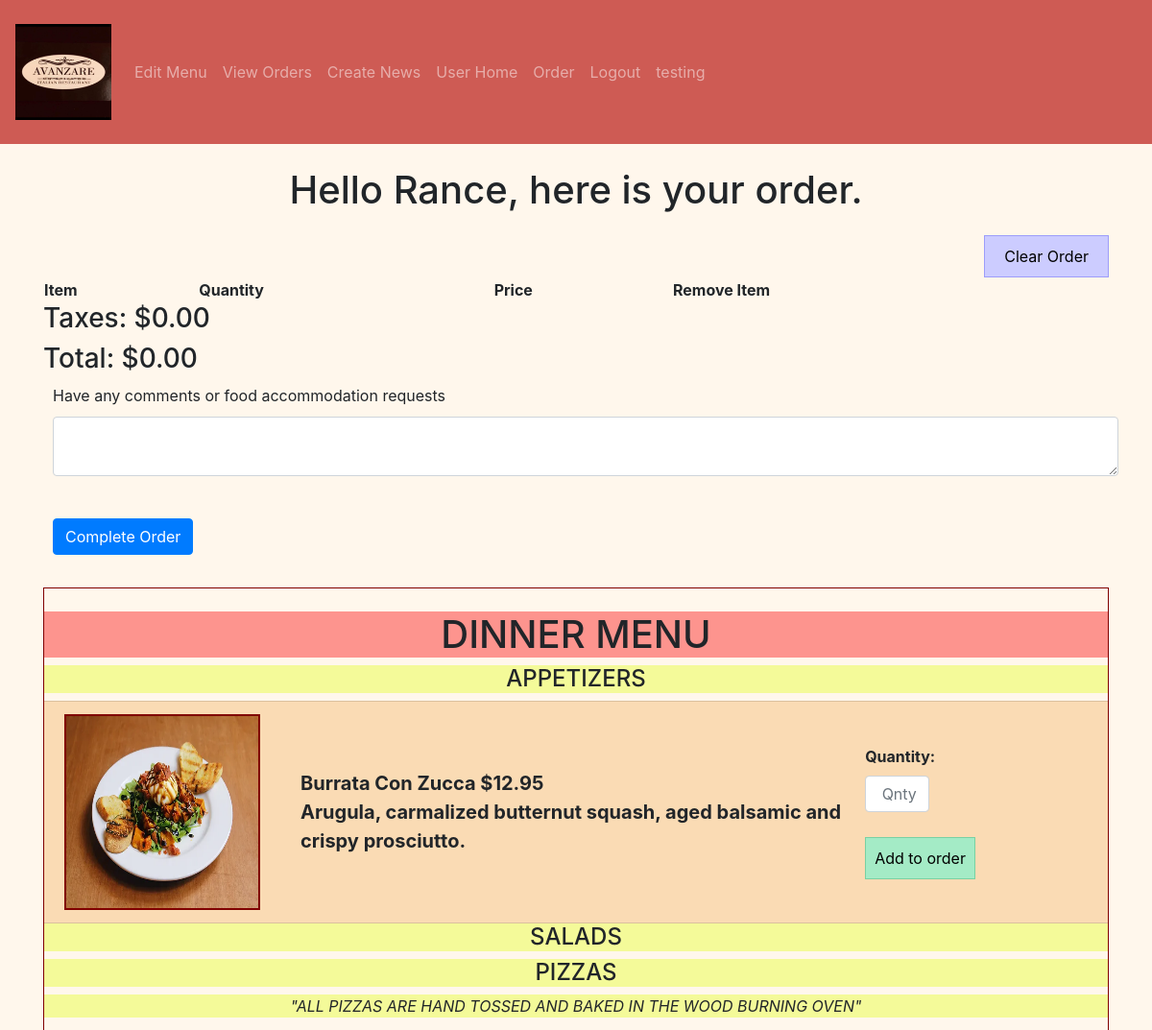
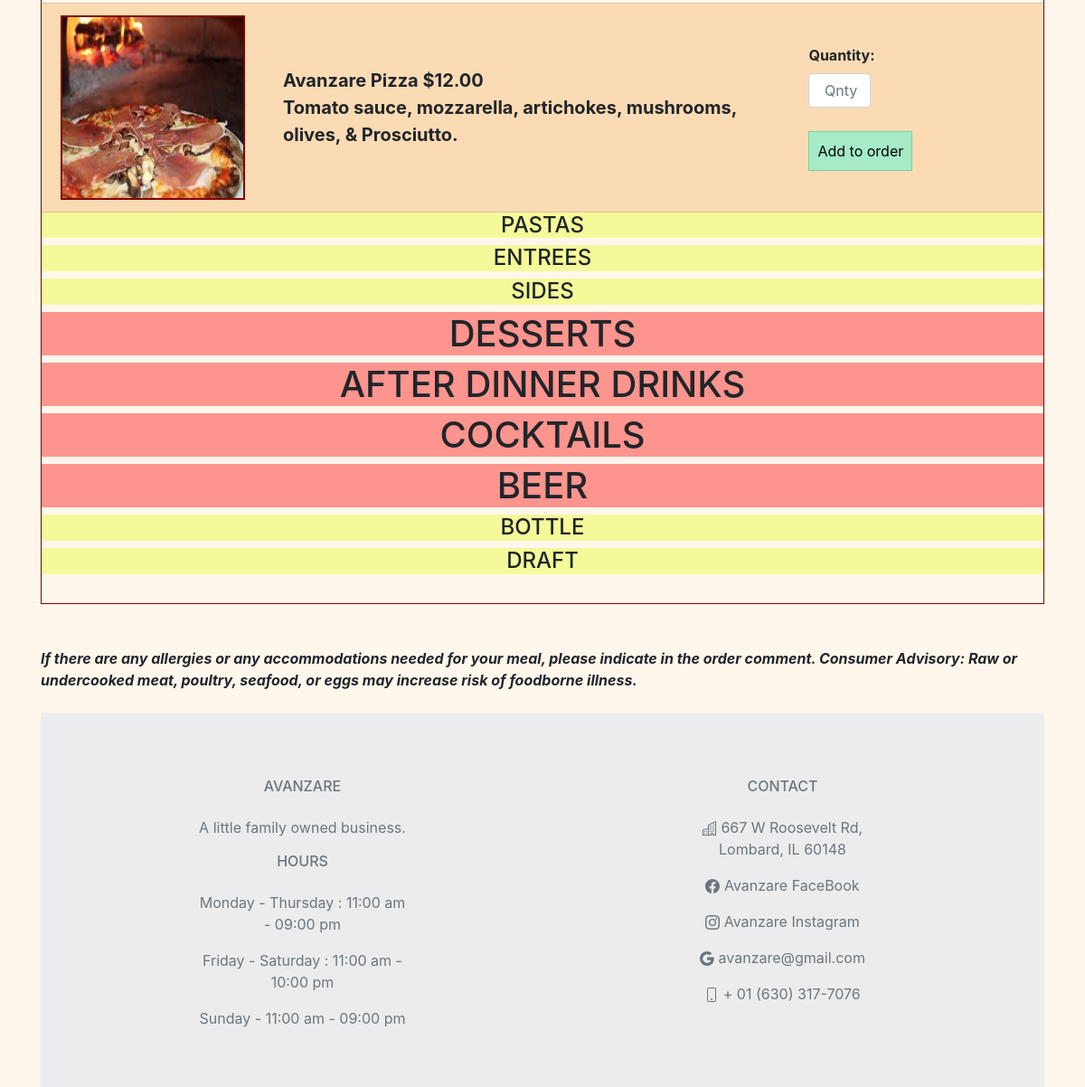
/order (signed in), run on the app's committed database (2 pictures, top to bottom).
### avanzareApp/models.py (models this page shows)
class User(db.Model, UserMixin):
    id = db.Column(db.Integer, primary_key=True)
    email = db.Column(db.String(150), unique=True)
    password = db.Column(db.String(150))
    first_name = db.Column(db.String(150))
    items = db.relationship('Menu')
    orders = db.relationship('Order')

class Menu(db.Model):
    id = db.Column(db.Integer, primary_key=True)
    name = db.Column(db.String(150), unique=True)
    price = db.Column(db.String(150))
    description = db.Column(db.String(10000))
    menu_type = db.Column(db.String(150))
    gluten_free = db.Column(db.String(150))
    vegan = db.Column(db.String(150))
    date = db.Column(db.DateTime(timezone=True), default=func.now())
    item_image = db.Column(db.String(30))
    user_id = db.Column(db.Integer, db.ForeignKey('user.id'))

### avanzareApp/views.py (the view)
@views.route('/order', methods=['GET', 'POST'])
@login_required
def order():
    error_orders = Order.query.filter(Order.user_id == current_user.id).filter(Order.total == 0).all()
    for order_del in error_orders:
        db.session.delete(order_del)
    db.session.commit()
    new_order = Order(user_id=current_user.id, taxes=0, total=0)
    db.session.add(new_order)
    db.session.commit()
    if request.method == "POST":
        flash('Empty Order', category="error")
        return redirect(url_for('views.order'))
    user = User.query.filter(User.email == 'headChef@gmail.com').first()
    items = Menu.query.filter_by(user_id=user.id).order_by(Menu.name).all()
    return render_template("order.html", items=items, new_order=new_order, user=current_user)

### avanzareApp/__init__.py (called while the page is built)
def create_app():
    app = Flask(__name__)
    app.config['SECRET KEY'] = 'iudsdbciud ccdoi'
    app.config['SQLALCHEMY_DATABASE_URI'] = f'sqlite:///{DB_NAME}'
    db.init_app(app)
    from .views import views
    from .auth import auth
    app.register_blueprint(views, url_prefix='/')
    app.register_blueprint(auth, url_prefix='/')
    from .models import User, Menu, Menu_order, News, Order
    with app.app_context():
        db.create_all()
    login_manager = LoginManager()
    login_manager.login_view = 'auth.start_page'
    login_manager.init_app(app)
    @login_manager.user_loader
    def load_user(id):
        return User.query.get(int(id))
    return app

### avanzareApp/templates/order.html (shortened to what this page needs)
{% extends "base.html" %} {% block title %}Home{% endblock %}
{% block content %}
<h1 align="center"> Hello {{ user.first_name }}, here is your order. </h1>
<a class="btn-edit" id="order" href="/order">Clear Order</a>
{% set lst =  [] %}
<table style="width:100%">
    <tr>
        <th>Item</th>
        <th>Quantity</th>
        <th>Price</th>
        <th>Remove Item</th>
    </tr>
</table>
{% if "${:,.2f}".format(new_order.taxes) == "$-0.00" %}
    <h3>Taxes: $0.00</h3>
{% else %}
    <h3>Taxes: {{ "${:,.2f}".format(new_order.taxes) }}</h3>
{% endif %}
{% if "${:,.2f}".format(new_order.total + new_order.taxes) == "$-0.00" %}
   <h3>Total: $0.00</h3>
{% else %}
    <h3>Total: {{ "${:,.2f}".format(new_order.total + new_order.taxes) }}</h3>
{% endif %}
<form method="POST">
    <div>Have any comments or food accommodation requests</div>
    <textarea name="comment" id="comment" class="form-control"></textarea>
    <br />
    <button type="submit" class="btn btn-primary">Complete Order</button>
</form>
<br />
<div class="blackLine">
    <br />
    <h1 class="h1Color" align="center"> DINNER MENU </h1>
    <ul class="list-group list-group-flush" id="items">
        {% set gf = "(GF)" %}
        {% set v = "(V)" %}
        {% set gfv = "(GF and V)" %}
        {% set print_once = 1 %}
        {% for menu in ["APPETIZERS", "SALADS", "PIZZAS", "PASTAS", "ENTREES", "SIDES", "DESSERT MENU", "AFTER DINNER DRINKS", "COCKTAILS", "BOTTLE", "DRAFT"] %}
            {% if print_once == 1 %}
                {% if menu == "DESSERT MENU" %}
                    <h1 class="h1Color" align="center"> DESSERTS </h1>
                    {% set print_once = 0 %}
                {% elif menu == "AFTER DINNER DRINKS" %}
                    <h1 class="h1Color" align="center"> AFTER DINNER DRINKS </h1>
                    {% set print_once = 0 %}
                {% elif menu == "COCKTAILS" %}
                    <h1 class="h1Color" align="center"> COCKTAILS </h1>
                    {% set print_once = 0 %}
                {% elif menu == "BOTTLE" %}
                    <h1 class="h1Color" align="center"> BEER </h1>
                    <h4 class="menu_type_color" align="center">{{ menu }}</h4>
                    {% set print_once = 0 %}
                {% else %}
                    <h4 class="menu_type_color" align="center">{{ menu }}</h4>
                    {% if menu == "PIZZAS" %}
                        <p class="menu_type_color" align="center"><i>"ALL PIZZAS ARE HAND TOSSED AND BAKED IN THE WOOD BURNING OVEN"</i></p>
                    {% endif %}
                    {% set print_once = 0 %}
                {% endif %}
            {% endif %}
            {% for item in items %}
                {% if item.menu_type == menu %}
                    <li class="list-group-item">
                        <table>
                            <tr>
                                <th>
                                    {% set tmp = item.name + '.jpg' %}
                                    <div class="image" align="right">
                                        <img class="img-responsive" src="{{ url_for('views.send_image', filename=tmp) }}" width="200" height="200">
                                    </div>
                                </th>
                                <th>
                                    <div class="text">
                                        {{ item.name }}
                                        {% set tmp = "$" + (item.price | string) %}
                                        {{ tmp }}
                                        <br />
                                        {{ item.description }}
                                        <br />
                                    </div>
                                </th>
                                <th>
                                    <form action="/add-to-order/{{ new_order.id }}" method="POST">
                                        <div class="form-group">
                                            <label for="quantity">Quantity: </label>
                                            <input  style="width: 30%"
                                                    type="quantity"
                                                    class="form-control"
                                                    id="quantity"
                                                    name="quantity"
                                                    placeholder=" Qnty"
                                            />
                                        </div>
                                        <button class="btn-add">Add to order</button>
                                    </form>
                                </th>
                            </tr>
                        </table>
                    </li>
                {% endif %}
            {% endfor %}
            {% set print_once = 1 %}
        {% endfor %}
    </ul>
    <br />
</div>
<br />
<br />
<strong align="center"><i>If there are any allergies or any accommodations needed for your meal, please indicate in the order
comment. Consumer Advisory: Raw or undercooked meat, poultry, seafood, or eggs may increase risk of foodborne illness.</i></strong>
<br />
{% include "footer.html" %}
{% endblock %}

### avanzareApp/static/style.css (style rules this page uses)
.blackLine { border:1px solid black; border-color: #800000; }
.text { font-size: 20px; padding-left: 40px; width: 100%; }
.image { border: solid; border-width: 2px; border-color: #800000; }
.list-group-item { background-color: #FADBB4; }
.menu_type_color { background-color: #F4FA99; }
.h1Color { background-color: #FD948E; }
.btn-edit { background-color: #CCCCFF; color: black; padding: 9px 20px; font-size: 16px; cursor: pointer; margin-top: 15px; margin-left: 15px; border: solid; border-width: 1px; border-color: #9d9dfa; float: right; }
.btn-add { background-color: #a4ebc6; color: black; padding: 9px; font-size: 16px; border: none; cursor: pointer; border: solid; border-width: 1px; border-color: #79d1a3; }
form > * { margin: 10px; }

### data on the page
User: first_name "Rance"
Menu: shows a picture, name "Burrata Con Zucca", tmp "$12.95", description "Arugula, carmalized butternut squash, aged balsamic and crispy prosciutto."
Menu: shows a picture, name "Avanzare Pizza", tmp "$12.00", description "Tomato sauce, mozzarella, artichokes, mushrooms, olives, & Prosciutto."

### other printed values
{{ "${:,.2f}".format(new_order.taxes) }} "$0.00"
{{ "${:,.2f}".format(new_order.total + new_order.taxes) }} "$0.00"
{{ menu }} "APPETIZERS" "SALADS" "PIZZAS" "PASTAS" "ENTREES" "SIDES" "DRAFT"
{{ menu }} "BOTTLE"
